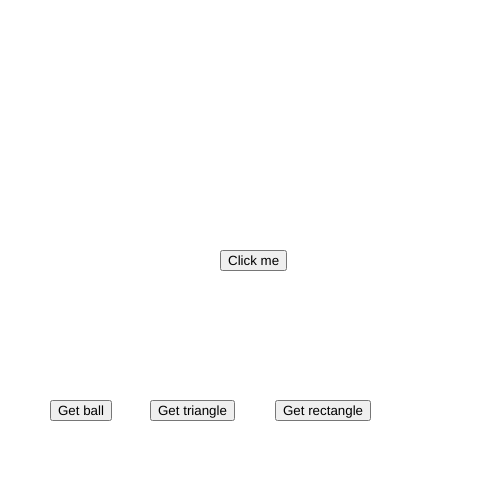
Frame 1 (no input)
Frame 60 (no input): identical to frame 1, image omitted
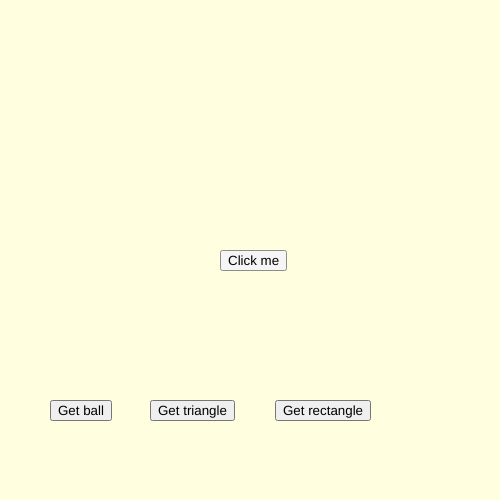
Frame 120 (the mouse pressed at the canvas centre since frame 60)

The p5.js sketch that drew these frames (run headless with seeded random() and noise() and a simulated clock; from frame 60 on, the mouse is pressed at the canvas centre):

// p5.js sketch
// ── sketch.js
function setup() {
    createCanvas(500, 500);
    
    let button = createButton("Click me");
    button.position(220, 250);
    button.mousePressed(repaint);
    
    
    let thisButton = createButton("Get ball");
    thisButton.position(50, 400);
    thisButton.mousePressed(ball);
    
    let thisTriangle = createButton("Get triangle");
    thisTriangle.position(150, 400);
    thisTriangle.mousePressed(triangleShape);
    
    let thisRect = createButton("Get rectangle");
    thisRect.position(275, 400);
    thisRect.mousePressed(rectangleShape);
  }
  
  function draw() {
    //background(0, 100, 200);
    //circle(250, 250, 80)
    //noStroke();
  }
  
  
  function repaint() {
    let g = random(["magenta", "lightgreen", "lightyellow"]);
    background(g);
  }
  
  function ball() {
    let ballMore = circle(50, 50, 50);
    let d = random(ballMore);
  }
  
  
  function triangleShape() {
    let triangleMore = triangle(-20, 25, 8, -30, 36, 25);
    let e = random(triangleMore);
  }
  
  function rectangleShape() {
    let rectangleMore = rect(230, 30, 55, 40);
    let r = random(rectangleMore);
    
  }
